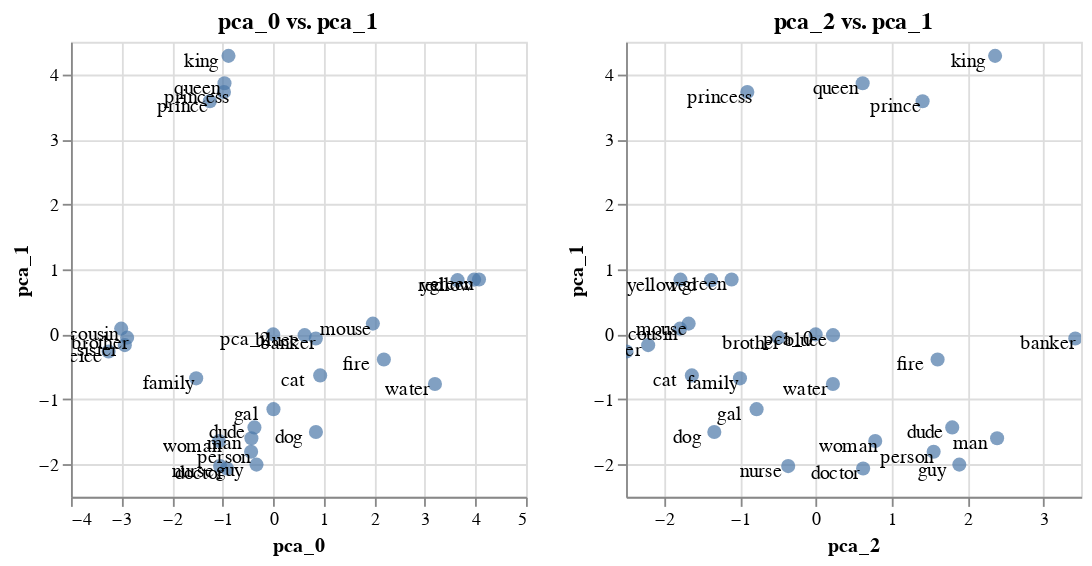

Describe this chart as a Vega-Lite specification.
### Vega-Lite specification from a JSON file in a GitHub repository (floating-point values rounded to 4 significant figures)
{"config": {"view": {"continuousWidth": 400, "continuousHeight": 300}}, "hconcat": [{"layer": [{"mark": {"type": "circle", "size": 60}, "encoding": {"tooltip": [{"type": "nominal", "field": "name"}, {"type": "nominal", "field": "original"}], "x": {"type": "quantitative", "axis": {"title": "pca_0"}, "field": "x_axis"}, "y": {"type": "quantitative", "axis": {"title": "pca_1"}, "field": "y_axis"}}, "selection": {"selector032": {"type": "interval", "bind": "scales", "encodings": ["x", "y"]}}, "title": "pca_0 vs. pca_1"}, {"mark": {"type": "text", "color": "black", "dx": -15, "dy": 3}, "encoding": {"text": {"type": "nominal", "field": "original"}, "x": {"type": "quantitative", "axis": {"title": "pca_0"}, "field": "x_axis"}, "y": {"type": "quantitative", "axis": {"title": "pca_1"}, "field": "y_axis"}}}], "data": {"name": "data-34161eebc7e6103e8e00b60ac821ba4b"}, "height": 250, "width": 250}, {"layer": [{"mark": {"type": "circle", "size": 60}, "encoding": {"tooltip": [{"type": "nominal", "field": "name"}, {"type": "nominal", "field": "original"}], "x": {"type": "quantitative", "axis": {"title": "pca_2"}, "field": "x_axis"}, "y": {"type": "quantitative", "axis": {"title": "pca_1"}, "field": "y_axis"}}, "selection": {"selector033": {"type": "interval", "bind": "scales", "encodings": ["x", "y"]}}, "title": "pca_2 vs. pca_1"}, {"mark": {"type": "text", "color": "black", "dx": -15, "dy": 3}, "encoding": {"text": {"type": "nominal", "field": "original"}, "x": {"type": "quantitative", "axis": {"title": "pca_2"}, "field": "x_axis"}, "y": {"type": "quantitative", "axis": {"title": "pca_1"}, "field": "y_axis"}}}], "data": {"name": "data-9f0900497201e19fb0785dd92e78e04e"}, "height": 250, "width": 250}], "$schema": "https://vega.github.io/schema/vega-lite/v4.0.2.json", "datasets": {"data-34161eebc7e6103e8e00b60ac821ba4b": [{"x_axis": -1.254, "y_axis": 3.587, "name": "prince", "original": "prince"}, {"x_axis": -0.9741, "y_axis": 3.729, "name": "princess", "original": "princess"}, {"x_axis": -1.05, "y_axis": -2.027, "name": "nurse", "original": "nurse"}, {"x_axis": -0.9151, "y_axis": -2.064, "name": "doctor", "original": "doctor"}, {"x_axis": 0.843, "y_axis": -0.06273, "name": "banker", "original": "banker"}, {"x_axis": -0.4313, "y_axis": -1.598, "name": "man", "original": "man"}, {"x_axis": -1.073, "y_axis": -1.642, "name": "woman", "original": "woman"}, {"x_axis": -3.007, "y_axis": 0.08845, "name": "cousin", "original": "cousin"}, {"x_axis": -3.256, "y_axis": -0.2641, "name": "neice", "original": "neice"}, {"x_axis": -0.8844, "y_axis": 4.284, "name": "king", "original": "king"}, {"x_axis": -0.9638, "y_axis": 3.863, "name": "queen", "original": "queen"}, {"x_axis": -0.3714, "y_axis": -1.431, "name": "dude", "original": "dude"}, {"x_axis": -0.3302, "y_axis": -2.004, "name": "guy", "original": "guy"}, {"x_axis": 0.005235, "y_axis": -1.151, "name": "gal", "original": "gal"}, {"x_axis": 2.189, "y_axis": -0.3875, "name": "fire", "original": "fire"}, {"x_axis": 0.8451, "y_axis": -1.501, "name": "dog", "original": "dog"}, {"x_axis": 0.9291, "y_axis": -0.6315, "name": "cat", "original": "cat"}, {"x_axis": 1.972, "y_axis": 0.1653, "name": "mouse", "original": "mouse"}, {"x_axis": 3.646, "y_axis": 0.834, "name": "red", "original": "red"}, {"x_axis": 0.6217, "y_axis": -0.01162, "name": "bluee", "original": "bluee"}, {"x_axis": 4.071, "y_axis": 0.8429, "name": "green", "original": "green"}, {"x_axis": 3.974, "y_axis": 0.8421, "name": "yellow", "original": "yellow"}, {"x_axis": 3.199, "y_axis": -0.7631, "name": "water", "original": "water"}, {"x_axis": -0.437, "y_axis": -1.806, "name": "person", "original": "person"}, {"x_axis": -1.523, "y_axis": -0.6767, "name": "family", "original": "family"}, {"x_axis": -2.889, "y_axis": -0.05042, "name": "brother", "original": "brother"}, {"x_axis": -2.936, "y_axis": -0.1657, "name": "sister", "original": "sister"}, {"x_axis": 0, "y_axis": 0, "name": "pca_2", "original": "pca_2"}], "data-9f0900497201e19fb0785dd92e78e04e": [{"x_axis": 1.41, "y_axis": 3.587, "name": "prince", "original": "prince"}, {"x_axis": -0.9015, "y_axis": 3.729, "name": "princess", "original": "princess"}, {"x_axis": -0.3621, "y_axis": -2.027, "name": "nurse", "original": "nurse"}, {"x_axis": 0.626, "y_axis": -2.064, "name": "doctor", "original": "doctor"}, {"x_axis": 3.423, "y_axis": -0.06273, "name": "banker", "original": "banker"}, {"x_axis": 2.393, "y_axis": -1.598, "name": "man", "original": "man"}, {"x_axis": 0.7856, "y_axis": -1.642, "name": "woman", "original": "woman"}, {"x_axis": -1.788, "y_axis": 0.08845, "name": "cousin", "original": "cousin"}, {"x_axis": -2.496, "y_axis": -0.2641, "name": "neice", "original": "neice"}, {"x_axis": 2.366, "y_axis": 4.284, "name": "king", "original": "king"}, {"x_axis": 0.6199, "y_axis": 3.863, "name": "queen", "original": "queen"}, {"x_axis": 1.801, "y_axis": -1.431, "name": "dude", "original": "dude"}, {"x_axis": 1.894, "y_axis": -2.004, "name": "guy", "original": "guy"}, {"x_axis": -0.779, "y_axis": -1.151, "name": "gal", "original": "gal"}, {"x_axis": 1.608, "y_axis": -0.3875, "name": "fire", "original": "fire"}, {"x_axis": -1.336, "y_axis": -1.501, "name": "dog", "original": "dog"}, {"x_axis": -1.633, "y_axis": -0.6315, "name": "cat", "original": "cat"}, {"x_axis": -1.675, "y_axis": 0.1653, "name": "mouse", "original": "mouse"}, {"x_axis": -1.379, "y_axis": 0.834, "name": "red", "original": "red"}, {"x_axis": 0.2289, "y_axis": -0.01162, "name": "bluee", "original": "bluee"}, {"x_axis": -1.108, "y_axis": 0.8429, "name": "green", "original": "green"}, {"x_axis": -1.783, "y_axis": 0.8421, "name": "yellow", "original": "yellow"}, {"x_axis": 0.2275, "y_axis": -0.7631, "name": "water", "original": "water"}, {"x_axis": 1.556, "y_axis": -1.806, "name": "person", "original": "person"}, {"x_axis": -0.9982, "y_axis": -0.6767, "name": "family", "original": "family"}, {"x_axis": -0.4908, "y_axis": -0.05042, "name": "brother", "original": "brother"}, {"x_axis": -2.209, "y_axis": -0.1657, "name": "sister", "original": "sister"}, {"x_axis": 0, "y_axis": 0, "name": "pca_0", "original": "pca_0"}]}}
